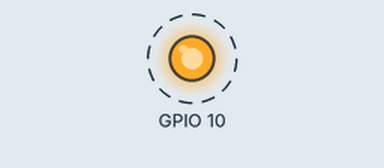
Simulated run of this program. Board: Raspberry Pi (BCM pin numbers). On the bench: output pins drawn as LEDs (lit = HIGH). Dashed ring = blinking. At 3.0 s the program stops and its outputs stay as they are.

Above: at 0.5 s.
Timing chart, 0 to 4.5 s (numbered marks = the images above):
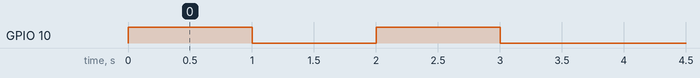

The program:

raspi-ex1-1-61901288.py
```python
"""
演習1: LEDの点滅

以下で解説するライブラリRPi.GPIOを用いて、LEDを1秒間隔でHIGH->LOW->HIGH->LOWと変化させ、2度点滅させるプログラムを作成せよ
スライドに記載した回路図通りでプログラムが動くよう、ピンの番号の選択には気をつけること

採点は
$ python3 raspi-ex1-1-00000000.py
と実行したときにRPi.GPIO.setmode(), RPi.GPIO.setup(), RPi.GPIO.output(), RPi.GPIO.cleanup()が正しい引数で正しい回数呼ばれているかどうかを確認して行う
ピン番号についてはBOARD, BCMのどちらのモードでも構わないが、スライド通りの回路で動くピン番号にしておくこと

ライブラリの解説:
すでにRPi.GPIOとtimeはimportされているので、以下の関数はそのまま実行できる

RPi.GPIO.setmode()
- 第1引数にピンモードを指定し、GPIOのピンのモードを選択する。初期化処理として初めに呼び出すこと
- RPi.GPIO.setmode(RPi.GPIO.BOARD)とした場合は物理的なピン番号を、RPi.GPIO.setmode(RPi.GPIO.BCM)とした場合はGPIOの番号を今後指定する必要がある

RPi.GPIO.setup()
- 第1引数にピン番号を、第2引数に入力モードか出力モードかの指定を行う。RPi.GPIO.setmode()の後に呼ぶこと
- ピン番号の指定はRPi.GPIO.setmode()で決めた方式に従う
- 使用例: RPi.GPIO.setup(1, RPi.GPIO.OUT) # 1番ピンを出力モードに設定

RPi.GPIO.output()
- 第1引数にピン番号を、第2引数に出力の状態を指定し、ピンの状態を変更する。RPi.GPIO.setup()が終わってから呼ぶこと
- ピン番号の指定はRPi.GPIO.setmode()で決めた方式に従う
- 出力の状態はRPi.GPIO.HIGHかRPi.GPIO.LOWで指定する
- 使用例: RPi.GPIO.output(1, RPi.GPIO.HIGH) # 1番ピンの出力をHIGHに変更

RPi.GPIO.cleanup()
- 引数なしで呼び出し、ピン状態をきれいに掃除する
- プログラム終了時には必ず呼ぶこと

time.sleep()
- 第1引数に秒数を指定し、その間スリープする
- LEDの明滅感覚の調整に使用
"""

import RPi.GPIO  # GPIOを扱うためのライブラリを読み込み
import time  # timeはGPIO制御に必須ではないが、点滅間隔を調整する際に使用する

RPi.GPIO.setmode(RPi.GPIO.BOARD)
RPi.GPIO.setup(10, RPi.GPIO.OUT)
RPi.GPIO.output(10, RPi.GPIO.HIGH)
time.sleep(1)
RPi.GPIO.output(10, RPi.GPIO.LOW)
time.sleep(1)
RPi.GPIO.output(10,  RPi.GPIO.HIGH)
time.sleep(1)
RPi.GPIO.output(10, RPi.GPIO.LOW)
RPi.GPIO.cleanup()
```

Measured:
- by itself, GPIO 10: alternates HIGH for 1.0 s and LOW for 1.0 s
